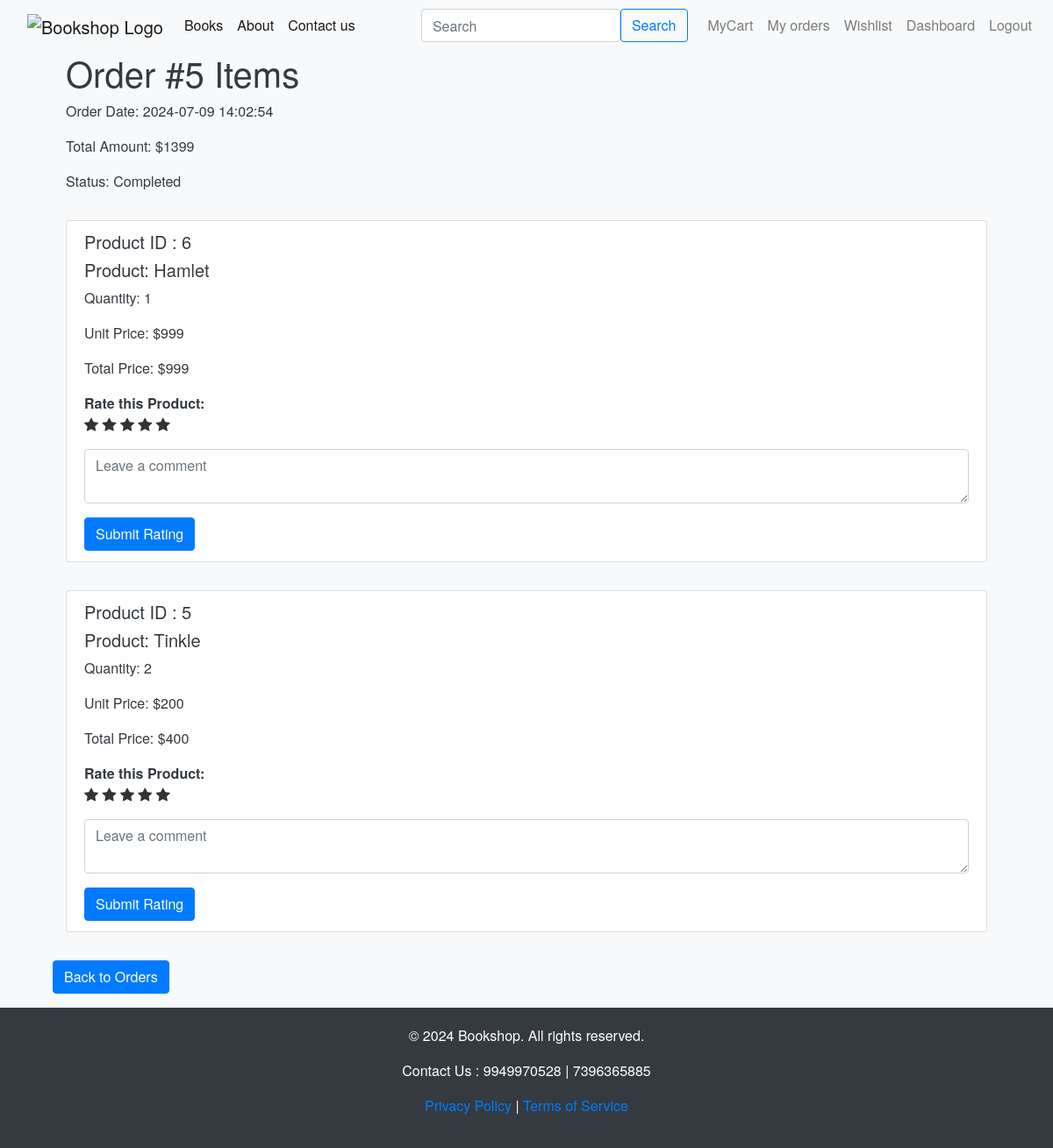
The app's page /order_items/5 (signed in) with its own data.
### app.py (models this page shows)
class Orders(db.Model):
    __tablename__='orders'
    OrderID= db.Column(db.Integer, primary_key=True)
    UserID= db.Column(db.Integer,db.ForeignKey('users.UserID'), nullable=False)
    OrderDate= db.Column(db.DateTime, nullable=False)
    TotalAmount= db.Column(db.Integer,nullable=False)
    ShippingAddressID= db.Column(db.Integer,db.ForeignKey('addresses.AddressID'),nullable=False)
    BillingAddressID= db.Column(db.Integer,db.ForeignKey('addresses.AddressID'),nullable=False)
    OrderStatus= db.Column(db.String(20),nullable=False)

class OrderItems(db.Model):
    __tablename__='orderitems'
    OrderItemID= db.Column(db.Integer, primary_key=True)
    OrderID= db.Column(db.Integer,db.ForeignKey('orders.OrderID'), nullable=False)
    ProductID= db.Column(db.Integer,db.ForeignKey('products.ProductID'), nullable=False)
    Quantity= db.Column(db.Integer, nullable=False)
    UnitPrice= db.Column(db.Integer, nullable=False)

class Products(db.Model):
    __tablename__ = 'products'
    ProductID = db.Column(db.Integer, primary_key=True)
    ProductName= db.Column(db.String(50), nullable=False)
    Author= db.Column(db.String(30), nullable=False)
    Description= db.Column(db.String(100), nullable=False)
    Price= db.Column(db.Integer, nullable=False)
    StockQuantity= db.Column(db.Integer,nullable=False)
    CategoryID= db.Column(db.Integer,db.ForeignKey('categories.CategoryID'), nullable=False )
    MerchantID = db.Column(db.Integer, db.ForeignKey('users.UserID'), nullable=False)
    ProductImage = db.Column(db.String(100), nullable=False)

### app.py (the view, shortened to what this page needs)
@app.route('/order_items/<int:order_id>', methods=['GET', 'POST'])
def order_items(order_id):
    if 'user_id' not in session:
        flash('Please log in first!', 'danger')
        return redirect(url_for('login'))
    order = Orders.query.get_or_404(order_id)
    order_items = OrderItems.query.filter_by(OrderID=order_id).all()
    product_details = {item.ProductID: Products.query.get(item.ProductID) for item in order_items}
    return render_template('order_items.html', order=order, order_items=order_items, product_details=product_details)

### templates/order_items.html (shortened to what this page needs)
{% extends 'base.html' %}
{% block body %}
<div class="container">
    <div class="container">
        <h1>Order #{{ order.OrderID }} Items</h1>
        <p>Order Date: {{ order.OrderDate.strftime('%Y-%m-%d %H:%M:%S') }}</p>
        <p>Total Amount: ${{ order.TotalAmount }}</p>
        <p>Status: {{ order.OrderStatus }}</p>
    </div>
    {% if order_items %}
    <div class="container">
        <ul class="list-group">
            {% for item in order_items %}
            <div class="my-3">
                <li class="list-group-item">
                    <h5>Product ID : {{item.ProductID}}</h5>
                    <h5>Product: {{ product_details[item.ProductID].ProductName }}</h5>
                    <p>Quantity: {{ item.Quantity }}</p>
                    <p>Unit Price: ${{ item.UnitPrice }}</p>
                    <p>Total Price: ${{ item.Quantity * item.UnitPrice }}</p>
                    <strong>Rate this Product:</strong>
                    <form action="{{ url_for('order_items', order_id=order.OrderID) }}" method="post">
                        <div class="star-rating">
                            {% for i in range(1, 6) %}
                            <label for="star{{ i }}-{{ item.OrderItemID }}"><i class="bi bi-star-fill"></i></label>
                            {% endfor %}
                        </div>
                        <div class="form-group mt-2">
                            <textarea class="form-control" name="comment" placeholder="Leave a comment"></textarea>
                        </div>
                        <button type="submit" class="btn btn-primary">Submit Rating</button>
                    </form>
                </li>
            </div>
            {% endfor %}
        </ul>
    </div>
    {% else %}
    <p>No items found for this order.</p>
    {% endif %}
    <a href="{{ url_for('orders') }}" class="btn btn-primary my-3">Back to Orders</a>
</div>
{% endblock body %}

### templates/base.html (style rules this page uses)
body { background-color: #f8f9fa; color: #343a40; font-family: 'Helvetica Neue', Helvetica, Arial, sans-serif; display: flex; flex-direction: column; min-height: 100vh; margin: 0; }
.btn-primary { background-color: #007bff; border-color: #007bff; }
.container { flex: 1; }

### templates/order_items.html (style rules this page uses)
.star-rating label { font-size: 1em; color: #333; cursor: pointer; }

### records on screen
Orders: OrderID "5", OrderDate "2024-07-09 14:02:54", TotalAmount "1399", OrderStatus "Completed"
OrderItems: ProductID "6", ProductID.ProductName "Hamlet", Quantity "1", UnitPrice "999", item.Quantity*item.UnitPrice "999"
OrderItems: ProductID "5", ProductID.ProductName "Tinkle", Quantity "2", UnitPrice "200", item.Quantity*item.UnitPrice "400"
